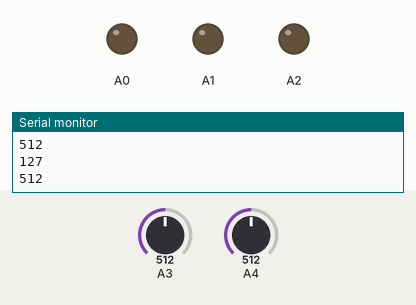
Bench run of a sketch on a simulated Arduino Uno, built with avr-gcc and run on an emulated ATmega328P. On the bench: output pins drawn as LEDs (lit = HIGH), the last lines printed to the serial monitor. Inputs (shaded band) come from the test bench; at power-on: A4 = 512, A3 = 512.

Above: at 1.2 s.
1.3 s: A4 set to 528
At 2.4 s:
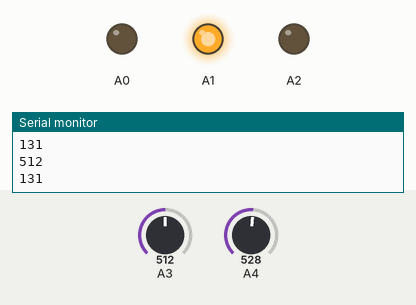
2.8 s: A3 set to 349
4.3 s: A3 set to 333
At 5.5 s:
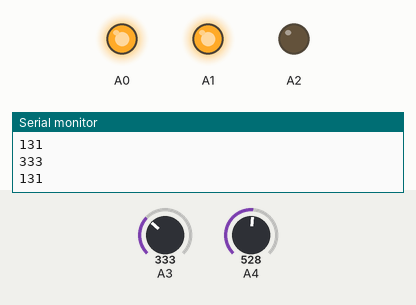
5.8 s: A3 set to 664
7.3 s: A3 set to 693
At 8.2 s:
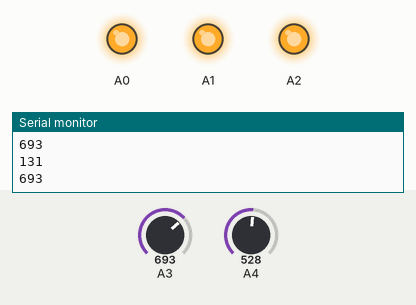
8.8 s: A4 set to 511
At 9.3 s:
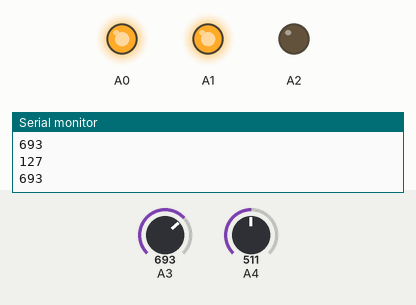
Timing chart, 0 to 11.3 s (numbered marks = the images above; inputs shaded):
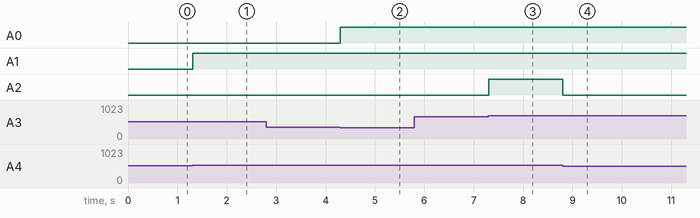

Measured:
- the behaviour switches between 513 and 514 on A4 (found by bisection; images 0 and 1)
- the behaviour switches between 341 and 340 on A3 (found by bisection; images 1 and 2)
- the behaviour switches between 682 and 683 on A3 (found by bisection; images 2 and 3)
- after the input at 1.3 s, A1: LOW → HIGH at once
- after the input at 4.3 s, A0: LOW → HIGH at once
- after the input at 7.3 s, A2: LOW → HIGH at once
- after the input at 8.8 s, A2: HIGH → LOW at once

The sketch:

sketch_dec21a.ino
```cpp
int r;
int b;
int g;
void setup() {
 Serial.begin(9600);
}

void loop() {
  Serial.println(analogRead(A3));
  Serial.println(map (analogRead(A4), 0, 1023, 0, 255));
 if(analogRead(A3) < 341 ){
   digitalWrite(3, HIGH);
   r = map (analogRead(A4), 0, 1023, 0, 255);
 } else {
   digitalWrite(3, LOW);
 }
 if(analogRead(A3) > 341 && analogRead(A3) < 682 ){
   digitalWrite(4, HIGH);
   b = map (analogRead(A4), 0, 1023, 0, 255 );
 } else {
   digitalWrite(4, LOW);
 }
 if(analogRead(A3) > 682 && analogRead(A3) <= 1023 ){
   digitalWrite(5, HIGH);
   g = map (analogRead(A4), 0, 1023, 0, 255 );
 } else {
   digitalWrite(5, LOW);
 }
 analogWrite(A0, r);
 analogWrite(A1, b);
 analogWrite(A2, g);
}
```
